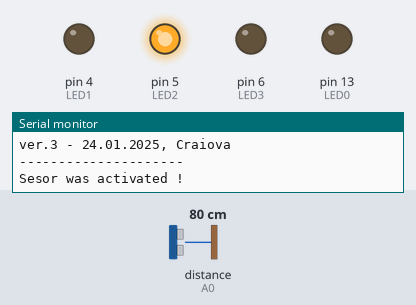
A sketch run on a simulated Arduino Uno, built with avr-gcc and run on an emulated ATmega328P. Parts: output pins drawn as LEDs (lit = HIGH), the last lines printed to the serial monitor. The inputs (shaded band) are chosen by the test bench; at power-on: distance to the obstacle (sensor on A0) 80 cm.

Above: at 0.2 s.
At 3.2 s:
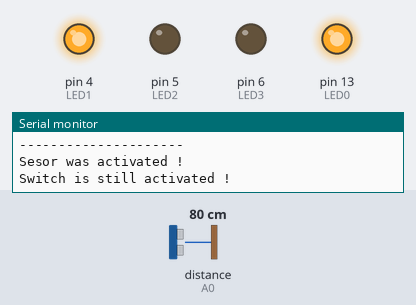
Timing chart, 0 to 4.7 s (numbered marks = the images above):
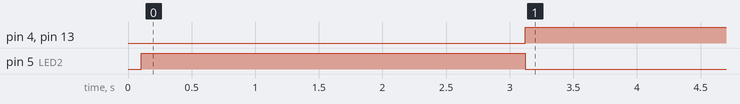

Measured:
- by itself, pin 4 (LED1), pin 13 (LED0): LOW → HIGH at 3.1 s
- by itself, pin 5 (LED2): LOW → HIGH at 0.10 s, → LOW 3.0 s later

The sketch:

Occupy_3.ino
```cpp
/*
 * original program by Nicu FLORICA (niq_ro)
 * v.0 - intial (momentary switch at D2__/__GND)
 * v.0a - added on time in serial hh:mm:ss
 * v.1 - changed to record just if a button was pushed (simulated sensor) for long time
 * v.2 - changed momentary switch with Sharp IR sensor as at https://www.makerguides.com/sharp-gp2y0a710k0f-ir-distance-sensor-arduino-tutorial/
       (if measured distance is lower than the threshold means activated sensor)
 * v.3 - added 3 leds (red - occupy, yellow - initial state for occupy, gree - free space)
 */

#include <SharpIR.h>  // https://github.com/guillaume-rico/SharpIR
/* Model :
  GP2Y0A02YK0F --> 20150
  GP2Y0A21YK0F --> 1080
  GP2Y0A710K0F --> 100500
  GP2YA41SK0F  --> 430
*/

#define model 100500 // GP2Y0A710K0F
#define senzor A0
#define LED0 13 // internal led on-board
#define LED1 4  // green led
#define LED2 5  // yellow led
#define LED3 6  // red led

byte actionare = 0;    // numere pare (parcare libera)

unsigned long timp1;
unsigned long timp2;
unsigned long timp0;
unsigned long pauza = 3000; //
int distanta = 0;   // distance in cm
int distmin = 100;  // threshold distance in cm

SharpIR SharpIR(senzor, model);

void setup() {
  Serial.begin(9600);
  Serial.println(" ");
  Serial.println("Occupy Area monitoring system with Sharp IR sensor");
  Serial.println("Program by Nicu FLORICA (niq_ro)");
  Serial.println("ver.3 - 24.01.2025, Craiova");
  Serial.println("---------------------");

  pinMode (LED0, OUTPUT);
  digitalWrite(LED0, 0);
  pinMode (LED1, OUTPUT);
  digitalWrite(LED1, 0);
  pinMode (LED2, OUTPUT);
  digitalWrite(LED2, 0);
  pinMode (LED3, OUTPUT);
  digitalWrite(LED3, 0);
}


void loop() {
  distanta = SharpIR.distance();  // masoara distanta
  if ((actionare == 0) and (distanta < distmin)) // este activat
   {
      Serial.println("Sesor was activated !");
      timp2 = millis()/1000;  // store the time for first push record
      actionare = 1;
      digitalWrite(LED1, 0);  // red led
      digitalWrite(LED2, 1);  // yellow led
      digitalWrite(LED3, 0);  // green led
      delay(pauza);  // wait for debounce the false timmings
   }
   if ((actionare == 0) and (distanta >= distmin)) // este neactivat
   {
      digitalWrite(LED1, 0);  // red led
      digitalWrite(LED2, 0);  // yellow led
      digitalWrite(LED3, 1);  // green led
   }
  distanta = SharpIR.distance();  // measurement of the distance
  if (actionare == 1)
   {
  if (distanta < distmin)    // if is still activated
   {
      Serial.println("Switch is still activated !");
      actionare = 2; // good news
      digitalWrite(LED0, 1);
      digitalWrite(LED1, 1);  // red led
      digitalWrite(LED2, 0);  // yellow led
      digitalWrite(LED3, 0);  // green led
   }
   else
   {
      Serial.println("False trigger !");
      timp1 = millis()/1000;  // store the time for first push record
      actionare = 0;   // reset the status as not closed switch
   }
   }
  distanta = SharpIR.distance();  // masoara distanta
  if (actionare == 2)
   {
   if (distanta > distmin)    // if is not activated
   {
      Serial.println("--------------------");
      Serial.println("Sensor was released !");
      //actionare = 0; // good news
      timp1 = millis()/1000;  // store the time for first push record
      timp0 = timp1 - timp2;
      Serial.print("Sensor was activated for: ");
      Serial.print((timp0/3600)/10);
      Serial.print((timp0/3600)%10);
      Serial.print("h:");
      Serial.print(((timp0%3600)/60)/10);
      Serial.print(((timp0%3600)/60)%10);
      Serial.print("m:");
      Serial.print(((timp0%3600)%60)/10);
      Serial.print(((timp0%3600)%60)%10);
      Serial.println("s");
      Serial.println("--------------------");
      digitalWrite(LED0, 0);
      actionare = 0;
   }
   }
delay(500);
}  // sfarsit de program principal
```
